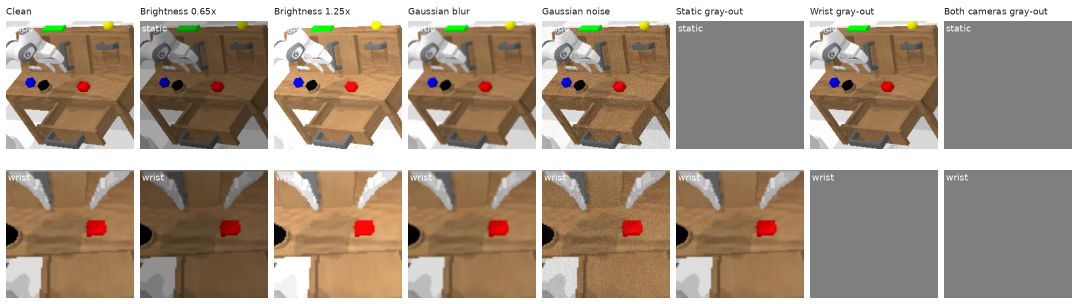
#> input picture figures/track2_extra/extra1024_ABC_visual_full_robustness_visual_shift_contact_sheet.png, 2156 x 608 px (shown at 1/2 size)
$ python -i make_track2_extra_qualitative_figures.py   (imports and definitions only)
#> lines starting #> are read from the running program, lines starting #| are printed output that depends on the picture
#!/usr/bin/env python3
"""Build rollout keyframe plates from existing CALVIN videos."""

from __future__ import annotations

import argparse
import csv
import json
from pathlib import Path

import matplotlib.pyplot as plt
from matplotlib.gridspec import GridSpec
from PIL import Image


PROJECT_ROOT = Path("/home/dechao/cv_final_pj2")
CLOSED_LOOP_ROOT = Path("/data/dechao/cv_final_pj2/outputs/post_finetune_eval/track2_closed_loop")
CHUNK_ROOT = Path(
    "/data/dechao/cv_final_pj2/outputs/post_finetune_eval/track2_action_chunking/"
    "formal_50seq_ep360_20260613T2050Z"
)


# [10 lines left out: function setup_style, not called in this run]


def read_log(seq_dir: Path) -> dict:
    return json.loads((seq_dir / "rollout_log.json").read_text(encoding="utf-8"))


# [5 lines left out: function select_keyframes, not called in this run]


def load_image(path: Path) -> Image.Image:
    image = Image.open(path).convert("RGB")
#> image is the input picture: PIL image 2156x608 RGB; mean R, G, B 167.7, 151.6, 135.5
    width, height = image.size
#> width = 2156; height = 608
    crop_top = min(int(height * 0.49), height - 1)
#> crop_top = 297
    cropped = image.crop((0, crop_top, width, height))
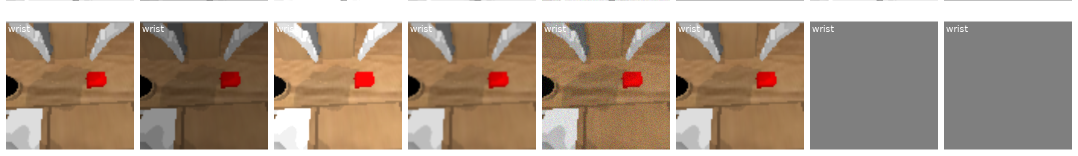
#> cropped: PIL image 2156x311 RGB (shown at 1/2 size); mean R, G, B 170.5, 151.5, 134.2
    return cropped.resize((width, height), Image.BILINEAR)
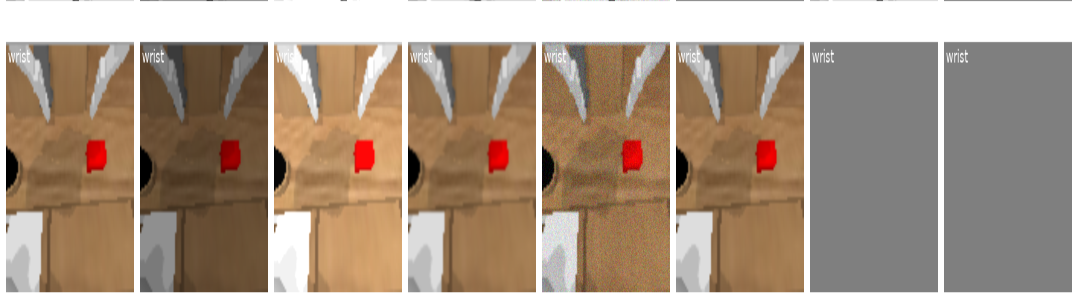
#> returned value: PIL image 2156x608 RGB (shown at 1/2 size); mean R, G, B 170.5, 151.5, 134.2


# [195 lines left out: functions score_color, save_plate, main, not called in this run]


# [2 lines not run here, left out]

>>> result = load_image('../../../figures/track2_extra/extra1024_ABC_visual_full_robustness_visual_shift_contact_sheet.png')

$ run again, on figures/track2_extra/extra1024_action_chunking_task_family_heatmap.png
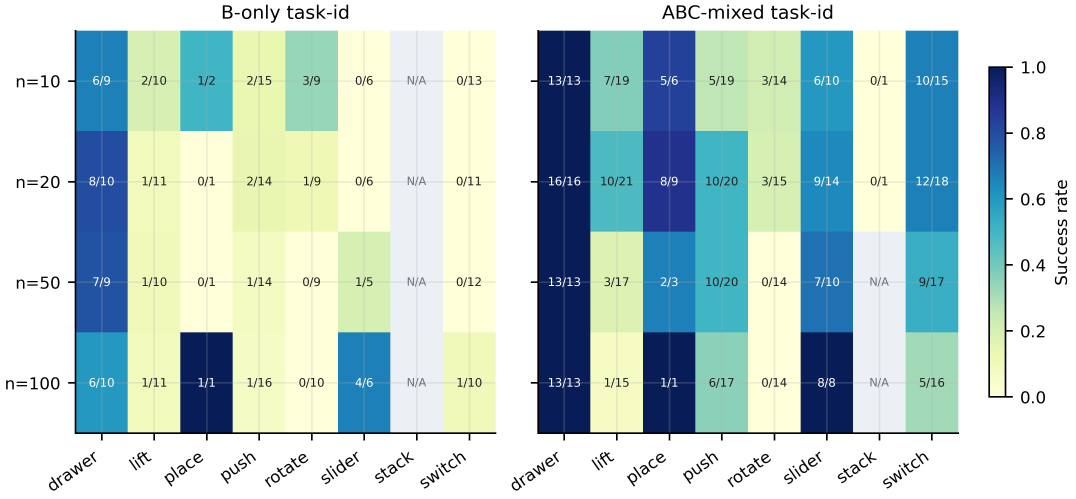
#> input picture figures/track2_extra/extra1024_action_chunking_task_family_heatmap.png, 3226 x 1496 px (shown at 1/3 size)
#> in load_image, `cropped = image.crop((0, crop_top, width, height))`:
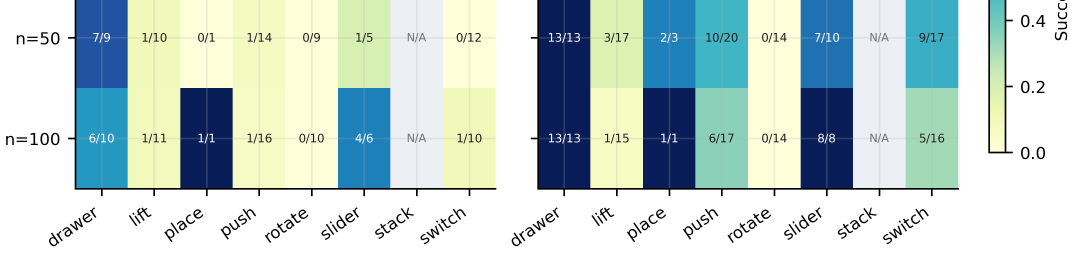
#> cropped: PIL image 3226x763 RGB (shown at 1/3 size); mean R, G, B 191.4, 209.4, 206.8
#> in load_image, `return cropped.resize((width, height), Image.BILINEAR)`:
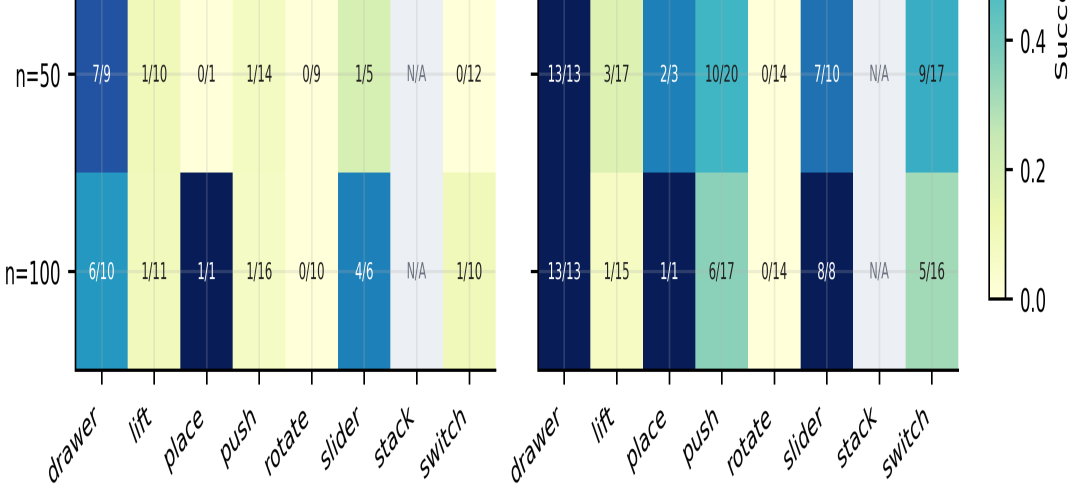
#> returned value: PIL image 3226x1496 RGB (shown at 1/3 size); mean R, G, B 191.4, 209.4, 206.8

$ run again, on figures/track2_extra/extra1024_action_chunking_task_family_position_matrix.png
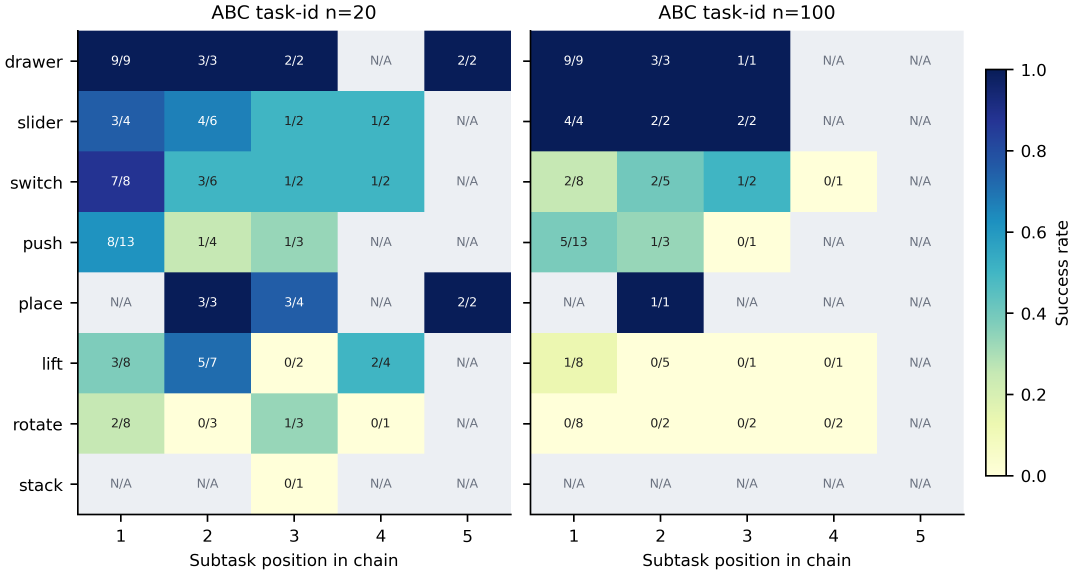
#> input picture figures/track2_extra/extra1024_action_chunking_task_family_position_matrix.png, 3227 x 1721 px (shown at 1/3 size)
#> in load_image, `cropped = image.crop((0, crop_top, width, height))`:
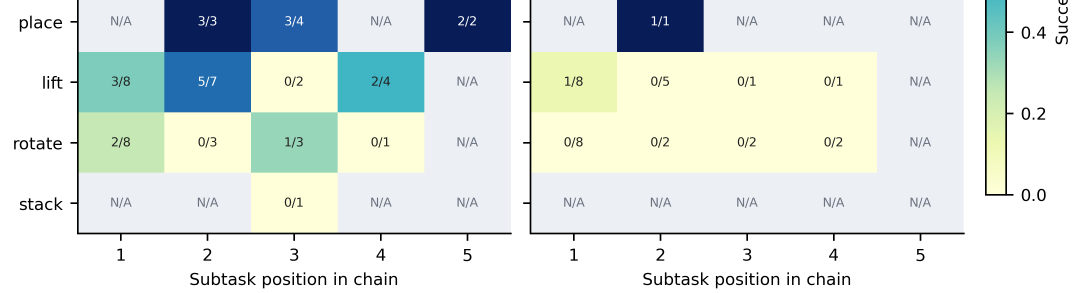
#> cropped: PIL image 3227x878 RGB (shown at 1/3 size); mean R, G, B 217.1, 226.5, 222.5
#> in load_image, `return cropped.resize((width, height), Image.BILINEAR)`:
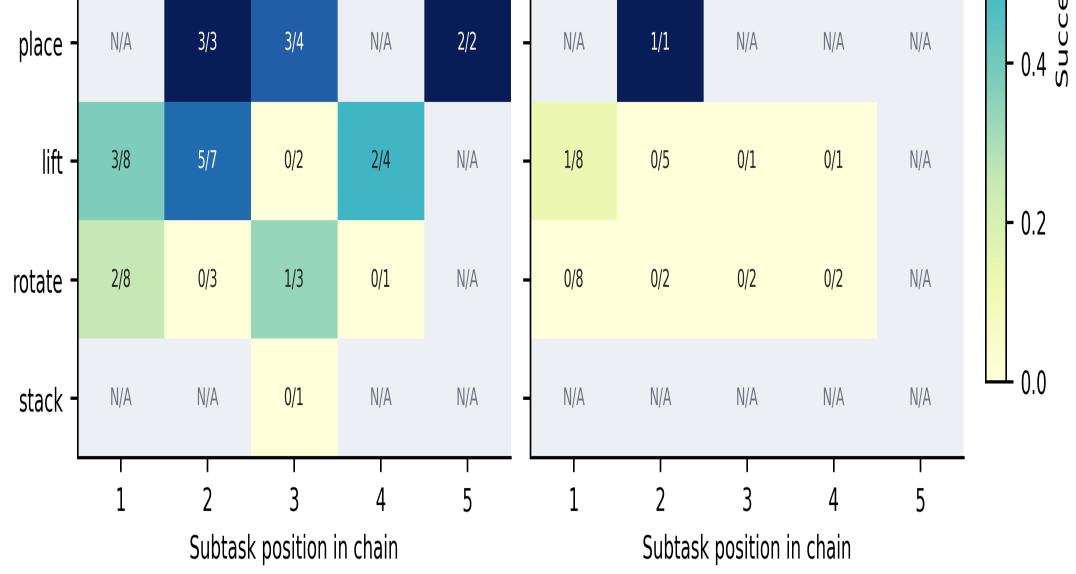
#> returned value: PIL image 3227x1721 RGB (shown at 1/3 size); mean R, G, B 217.1, 226.5, 222.5
